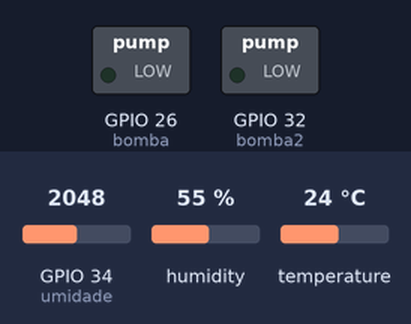
The sketch below on a simulated ESP32. On the bench: switched loads named in the sketch (green lamp = pin HIGH). The test bench sets the inputs (shaded band); at power-on: GPIO 34 (umidade) = 2048, humidity 55 %, temperature 24 °C. WiFi joins after 1.5 s; servers stay silent unless stated; no MQTT or app messages arrive unless stated; what the sketch prints to the serial monitor is not drawn.

Above: at 2.7 s.
2.8 s: GPIO 34 (umidade) set to 2818
6.5 s: GPIO 34 (umidade) set to 2933
At 11.1 s:
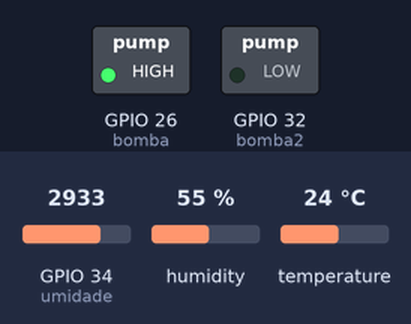
11.5 s: GPIO 34 (umidade) set to 2866
At 16.1 s:
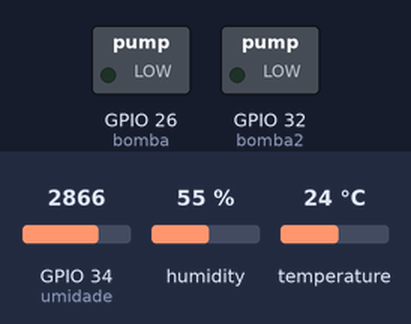
16.5 s: GPIO 34 (umidade) set to 3603
At 21.2 s:
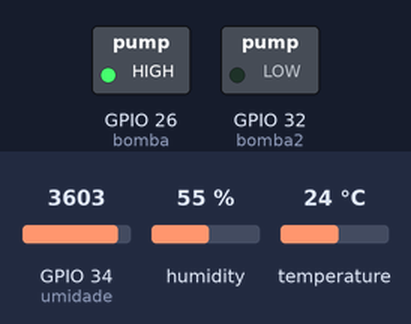
Timing chart, 0 to 22.5 s (numbered marks = the images above; inputs shaded):
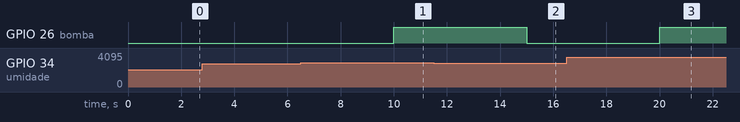

The sketch:

Projeto_Chaves_Final.ino
```cpp
#include <WiFi.h>
#include <PubSubClient.h>
#include <Wire.h>
#include "DHT.h"
#include "freertos/FreeRTOS.h"
#include "freertos/task.h"

#define DHTPIN 4
#define DHTTYPE DHT11

const char* ssid = "Flamengo";
const char* password = "997565941";

const char* mqtt_server = "henriqueifsp.duckdns.org";

DHT dht(DHTPIN, DHTTYPE);
WiFiClient espClient;
PubSubClient client(espClient);

const int bomba = 26;
const int bomba2 = 32;
const int umidade = 34;

long lastMsg = 0;
char msg[50];
int value = 0;
float h, hu, t;


//*****************************************************
void setup() {
  Serial.begin(115200);
  dht.begin();
  setup_wifi();
  client.setServer(mqtt_server, 1883);
  //client.setCallback(callback);
  //xTaskCreate(leumidade_task, "le umidade", 5000, NULL, 3, NULL);
  xTaskCreate(letemperatura_task, "le temperatura", 5000, NULL, 4, NULL);
  pinMode (bomba, OUTPUT);
  pinMode (bomba2, OUTPUT);
}

//*****************************************************
/*void leumidade_task(void *p)
{
    while (1)
    {
        delay(1);
        h = analogRead(umidade);
        hu = map(h,0,4095,0,100);
    }
}*/
//*****************************************************
void letemperatura_task(void *p)
{
    while (1)
    {
        delay(1);
        t = dht.readTemperature();
    }
}
//*****************************************************
void setup_wifi() {
  delay(10);
  // We start by connecting to a WiFi network
  Serial.println();
  Serial.print("Connecting to ");
  Serial.println(ssid);

  WiFi.begin(ssid, password);

  while (WiFi.status() != WL_CONNECTED) {
    delay(500);
    Serial.print(".");
  }

  Serial.println("");
  Serial.println("WiFi connected");
  Serial.println("IP address: ");
  Serial.println(WiFi.localIP());
}

//*****************************************************
void callback(char* topic, byte* message, unsigned int length) {
  Serial.print("Message arrived on topic: ");
  Serial.print(topic);
  Serial.print(". Message: ");
  String messageTemp;


  for (int i = 0; i < length; i++) {
    Serial.print((char)message[i]);
    messageTemp += (char)message[i];
  }
  Serial.println();


  if (String(topic) == "esp32/output1"){
    Serial.print("Changing output to ");
     if(messageTemp == "liga")
     {
      digitalWrite(bomba2, HIGH);
      Serial.printf("bomba 2 ligada");
      client.publish("bomba2", "ligado");
     }
     else if (messageTemp == "desliga")
     {
      digitalWrite(bomba2, LOW);
      Serial.printf("bomba 2 desligada");
      client.publish("bomba2", "desligado");
     }
  }
}


//*****************************************************

void reconnect() {
  // Loop until we're reconnected
  while (!client.connected()) {
    Serial.print("Attempting MQTT connection...");
    // Attempt to connect
    if (client.connect("ESP8266Client")) {
      Serial.println("connected");
      // Subscribe
      client.subscribe("esp32/output1");
    } else {
      Serial.print("failed, rc=");
      Serial.print(client.state());
      Serial.println(" try again in 5 seconds");
      // Wait 5 seconds before retrying
      delay(5000);
    }
  }
}

//*****************************************************
void loop() {
  if (!client.connected()) {
    reconnect();
  }
  client.loop();

  if (isnan(h) || isnan(t)) {
    Serial.println(F("Failed to read from DHT sensor!"));
    return;}

long now = millis();
   if (now - lastMsg > 5000)
   {
     lastMsg = now;

     h = analogRead(umidade);
     hu = map(h,0,4095,100,0);

     if (hu <= 30)
     {
      digitalWrite (bomba, HIGH);
      client.publish("bomba1", "ligado");
     }
     else
     {
      digitalWrite (bomba, LOW);
      client.publish("bomba1", "desligado");
     }

     // Convert the value to a char array
     char tempString2[8];
     dtostrf(t, 1, 2, tempString2);
     Serial.print("t: ");
     Serial.println(tempString2);
     client.publish("Temperatura", tempString2);

     char tempString[8];
     dtostrf(hu, 1, 2, tempString);
     Serial.print("hu: ");
     Serial.println(tempString);
     client.publish("umidade", tempString);
   }

}
```

Measured:
- the behaviour switches between 2866 and 2867 on GPIO 34 (umidade) (found by bisection; images 0 and 1)
- after the input at 2.8 s, every drawn part: stays the same
- after the input at 6.5 s, GPIO 26 (bomba): LOW → HIGH after 3.5 s
- after the input at 11.5 s, GPIO 26 (bomba): HIGH → LOW after 3.5 s
- after the input at 16.5 s, GPIO 26 (bomba): LOW → HIGH after 3.5 s
